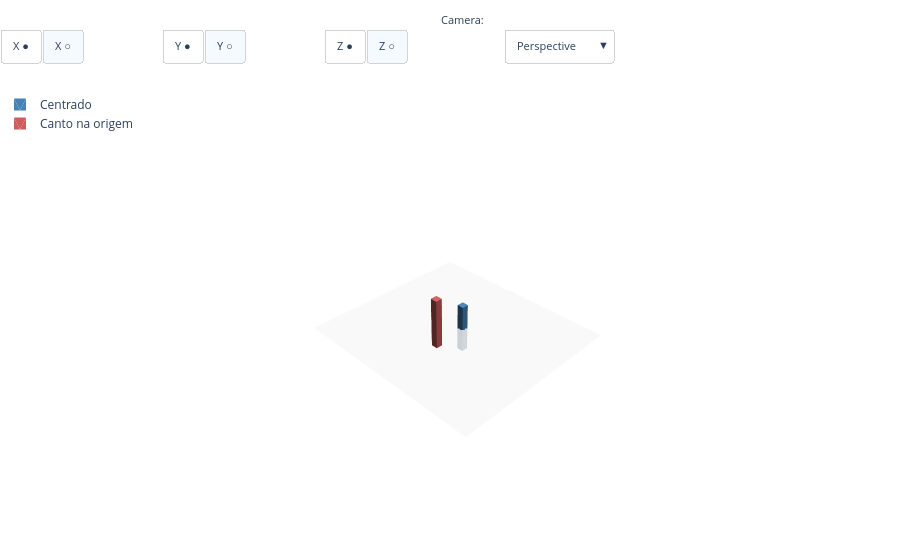

Here is the notebook cell this chart was saved with:
### Markdown cell above
---

## Sólidos Primitivos

Os **sólidos primitivos** são formas geométricas básicas que o CadQuery consegue criar diretamente, sem necessidade de construção passo a passo. São o vocabulário fundamental da modelagem paramétrica.

---

### Caixa — `.box()`

A caixa retangular é a primitiva mais usada em arquitetura. Representa qualquer volume ortogonal: paredes, lajes, pilares retangulares, blocos.

```python
.box(length, width, height)
```

| Parâmetro | Eixo | Descrição |
|-----------|------|-----------|
| `length` | X | Comprimento |
| `width`  | Y | Largura |
| `height` | Z | Altura |

Por padrão, a caixa é criada **centrada na origem** do Workplane. O parâmetro `centered` controla esse comportamento:
- `centered=True` → centro geométrico na origem (padrão)
- `centered=False` → canto inferior esquerdo na origem

### Code cell
pilar_centrado = cq.Workplane("XY").box(0.4, 0.4, 3.0)

pilar_canto = cq.Workplane("XY").box(0.4, 0.4, 3.0, centered=False)
pilar_canto = pilar_canto.translate((2.0, 0, 0))

show(
    [pilar_centrado, pilar_canto],
    names=["Centrado", "Canto na origem"],
    visible_axes=None,
    z=0,
    plane_size=6
)

### Figure 1 — Plotly figure (JSON) as saved in the notebook; plotly's stock layout.template omitted (floating-point values rounded to 4 significant figures)
{"data": [{"color": "whitesmoke", "hoverinfo": "skip", "i": [0, 0], "j": [1, 2], "k": [2, 3], "opacity": 0.8, "showlegend": false, "type": "mesh3d", "x": [-6, 6, 6, -6], "y": [-6, -6, 6, 6], "z": [0, 0, 0, 0]}, {"color": "steelblue", "flatshading": true, "i": [1, 1, 5, 5, 11, 11, 15, 15, 19, 19, 23, 23], "j": [2, 3, 4, 6, 8, 10, 13, 12, 16, 18, 21, 20], "k": [0, 2, 6, 7, 9, 8, 12, 14, 17, 16, 20, 22], "lighting": {"ambient": 0.4, "diffuse": 0.8, "specular": 0.2}, "name": "Centrado", "opacity": 1, "showlegend": true, "type": "mesh3d", "x": [-0.2, -0.2, -0.2, -0.2, 0.2, 0.2, 0.2, 0.2, -0.2, 0.2, -0.2, 0.2, -0.2, 0.2, -0.2, 0.2, -0.2, -0.2, 0.2, 0.2, -0.2, -0.2, 0.2, 0.2], "y": [-0.2, -0.2, 0.2, 0.2, -0.2, -0.2, 0.2, 0.2, -0.2, -0.2, -0.2, -0.2, 0.2, 0.2, 0.2, 0.2, -0.2, 0.2, -0.2, 0.2, -0.2, 0.2, -0.2, 0.2], "z": [-1.5, 1.5, -1.5, 1.5, -1.5, 1.5, -1.5, 1.5, -1.5, -1.5, 1.5, 1.5, -1.5, -1.5, 1.5, 1.5, -1.5, -1.5, -1.5, -1.5, 1.5, 1.5, 1.5, 1.5]}, {"color": "indianred", "flatshading": true, "i": [1, 1, 5, 5, 11, 11, 15, 15, 19, 19, 23, 23], "j": [2, 3, 4, 6, 8, 10, 13, 12, 16, 18, 21, 20], "k": [0, 2, 6, 7, 9, 8, 12, 14, 17, 16, 20, 22], "lighting": {"ambient": 0.4, "diffuse": 0.8, "specular": 0.2}, "name": "Canto na origem", "opacity": 1, "showlegend": true, "type": "mesh3d", "x": [2, 2, 2, 2, 2.4, 2.4, 2.4, 2.4, 2, 2.4, 2, 2.4, 2, 2.4, 2, 2.4, 2, 2, 2.4, 2.4, 2, 2, 2.4, 2.4], "y": [0, 0, 0.4, 0.4, 0, 0, 0.4, 0.4, 0, 0, 0, 0, 0.4, 0.4, 0.4, 0.4, 0, 0.4, 0, 0.4, 0, 0.4, 0, 0.4], "z": [0, 3, 0, 3, 0, 3, 0, 3, 0, 0, 3, 3, 0, 0, 3, 3, 0, 0, 0, 0, 3, 3, 3, 3]}], "layout": {"annotations": [{"font": {"size": 11}, "showarrow": false, "text": "Axes:", "x": -0.01, "xanchor": "right", "xref": "paper", "y": 1.17, "yref": "paper"}, {"font": {"size": 11}, "showarrow": false, "text": "Camera:", "x": 0.54, "xanchor": "right", "xref": "paper", "y": 1.17, "yref": "paper"}], "legend": {"x": 0, "y": 1}, "margin": {"b": 0, "l": 0, "r": 0, "t": 90}, "scene": {"aspectmode": "manual", "aspectratio": {"x": 1, "y": 1, "z": 1}, "camera": {"eye": {"x": 1.5, "y": 1.5, "z": 1.5}, "projection": {"type": "perspective"}, "up": {"x": 0, "y": 0, "z": 1}}, "xaxis": {"range": [-4.9, 7.1], "showbackground": false, "showgrid": false, "showline": false, "showspikes": false, "showticklabels": false, "title": {"text": ""}, "zeroline": false}, "yaxis": {"range": [-5.9, 6.1], "showbackground": false, "showgrid": false, "showline": false, "showspikes": false, "showticklabels": false, "title": {"text": ""}, "zeroline": false}, "zaxis": {"range": [-5.25, 6.75], "showbackground": false, "showgrid": false, "showline": false, "showspikes": false, "showticklabels": false, "title": {"text": ""}, "zeroline": false}}, "updatemenus": [{"active": 1, "bgcolor": "white", "bordercolor": "lightgray", "buttons": [{"args": [{"scene.xaxis": {"backgroundcolor": "rgb(230, 236, 245)", "gridcolor": "white", "gridwidth": 1, "range": [-4.9, 7.1], "showbackground": true, "showgrid": true, "showline": false, "showspikes": true, "showticklabels": true, "title": {"text": ""}, "zeroline": true, "zerolinecolor": "white", "zerolinewidth": 2}}], "label": "X ●", "method": "relayout"}, {"args": [{"scene.xaxis": {"range": [-4.9, 7.1], "showbackground": false, "showgrid": false, "showline": false, "showspikes": false, "showticklabels": false, "title": {"text": ""}, "zeroline": false}}], "label": "X ○", "method": "relayout"}], "direction": "right", "font": {"size": 11}, "showactive": true, "type": "buttons", "x": 0, "xanchor": "left", "y": 1.13, "yanchor": "top"}, {"active": 1, "bgcolor": "white", "bordercolor": "lightgray", "buttons": [{"args": [{"scene.yaxis": {"backgroundcolor": "rgb(230, 236, 245)", "gridcolor": "white", "gridwidth": 1, "range": [-5.9, 6.1], "showbackground": true, "showgrid": true, "showline": false, "showspikes": true, "showticklabels": true, "title": {"text": ""}, "zeroline": true, "zerolinecolor": "white", "zerolinewidth": 2}}], "label": "Y ●", "method": "relayout"}, {"args": [{"scene.yaxis": {"range": [-5.9, 6.1], "showbackground": false, "showgrid": false, "showline": false, "showspikes": false, "showticklabels": false, "title": {"text": ""}, "zeroline": false}}], "label": "Y ○", "method": "relayout"}], "direction": "right", "font": {"size": 11}, "showactive": true, "type": "buttons", "x": 0.18, "xanchor": "left", "y": 1.13, "yanchor": "top"}, {"active": 1, "bgcolor": "white", "bordercolor": "lightgray", "buttons": [{"args": [{"scene.zaxis": {"backgroundcolor": "rgb(230, 236, 245)", "gridcolor": "white", "gridwidth": 1, "range": [-5.25, 6.75], "showbackground": true, "showgrid": true, "showline": false, "showspikes": true, "showticklabels": true, "title": {"text": ""}, "zeroline": true, "zerolinecolor": "white", "zerolinewidth": 2}}], "label": "Z ●", "method": "relayout"}, {"args": [{"scene.zaxis": {"range": [-5.25, 6.75], "showbackground": false, "showgrid": false, "showline": false, "showspikes": false, "showticklabels": false, "title": {"text": ""}, "zeroline": false}}], "label": "Z ○", "method": "relayout"}], "direction": "right", "font": {"size": 11}, "showactive": true, "type": "buttons", "x": 0.36, "xanchor": "left", "y": 1.13, "yanchor": "top"}, {"active": 0, "bgcolor": "white", "bordercolor": "lightgray", "buttons": [{"args": [{"scene.aspectmode": "manual", "scene.aspectratio": {"x": 1, "y": 1, "z": 1}, "scene.camera": {"eye": {"x": 1.5, "y": 1.5, "z": 1.5}, "projection": {"type": "perspective"}, "up": {"x": 0, "y": 0, "z": 1}}}], "label": "Perspective", "method": "relayout"}, {"args": [{"scene.aspectmode": "manual", "scene.aspectratio": {"x": 1, "y": 1, "z": 1}, "scene.camera": {"eye": {"x": 2.5, "y": 2.5, "z": 2.5}, "projection": {"type": "orthographic"}, "up": {"x": 0, "y": 0, "z": 1}}}], "label": "Orthographic", "method": "relayout"}], "direction": "down", "font": {"size": 11}, "showactive": true, "type": "dropdown", "x": 0.56, "xanchor": "left", "y": 1.13, "yanchor": "top"}]}}
